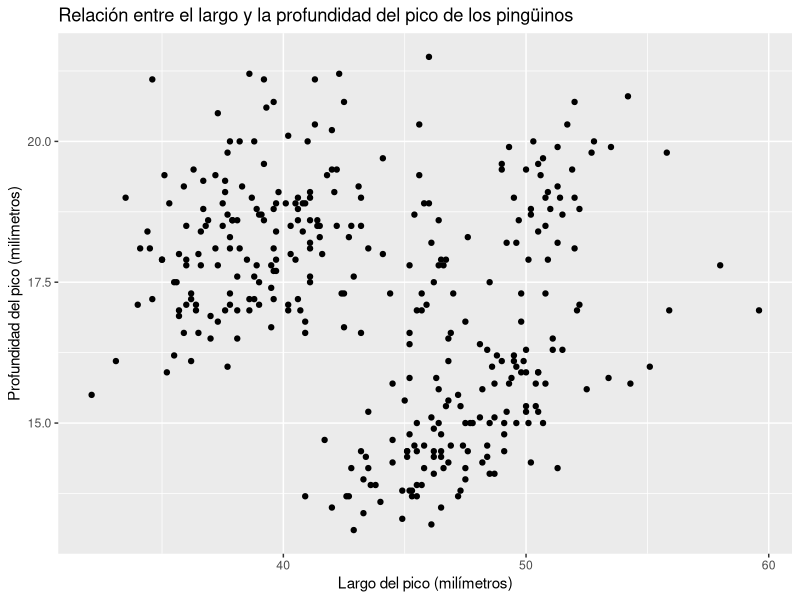
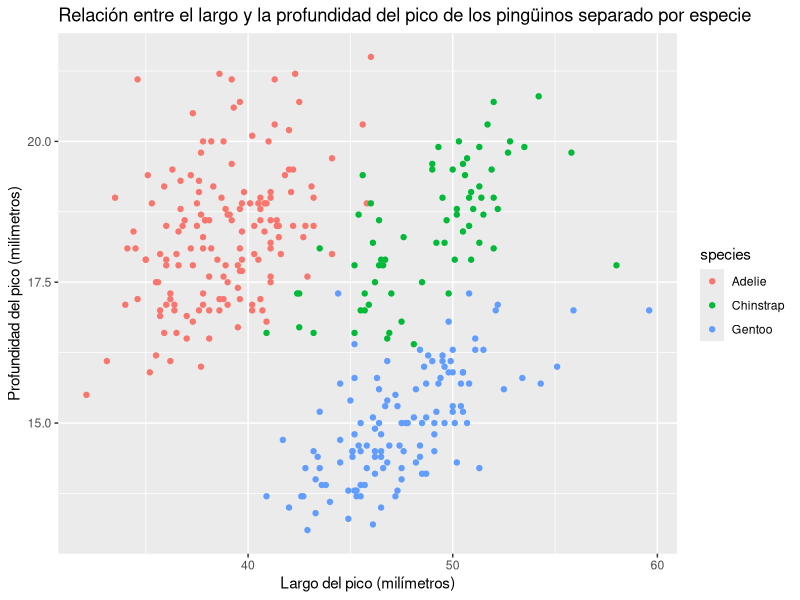

Here is the R script that generated these plots, in order:
#######
## b ##
#######

install.packages("palmerpenguins")

#######
## d ##
#######

library(palmerpenguins)

#######
## e ##
#######

library(tidyverse)
glimpse(penguins)
?penguins

# species
# a factor denoting penguin species (Adélie, Chinstrap and Gentoo)

# island
# a factor denoting island in Palmer Archipelago, Antarctica (Biscoe, Dream or Torgersen)

# bill_length_mm
# a number denoting bill length (millimeters)

# bill_depth_mm
# a number denoting bill depth (millimeters)

# flipper_length_mm
# an integer denoting flipper length (millimeters)

# body_mass_g
# an integer denoting body mass (grams)

# sex
# a factor denoting penguin sex (female, male)

# year
# an integer denoting the study year (2007, 2008, or 2009)

#######
## f ##
#######

library(ggplot2)
ggplot(data = penguins) + 
  geom_point(mapping = aes(x = bill_length_mm, y = bill_depth_mm )) +
  labs(title = "Relación entre el largo y la profundidad del pico de los pingüinos",
       x = "Largo del pico (milímetros)",
       y = "Profundidad del pico (milímetros)")

#######
## g ##
#######

ggplot(data = penguins) + 
  geom_point(mapping = aes(x = bill_length_mm, y = bill_depth_mm, color = species)) +
  labs(title = "Relación entre el largo y la profundidad del pico de los pingüinos separado por especie",
       x = "Largo del pico (milímetros)",
       y = "Profundidad del pico (milímetros)")

